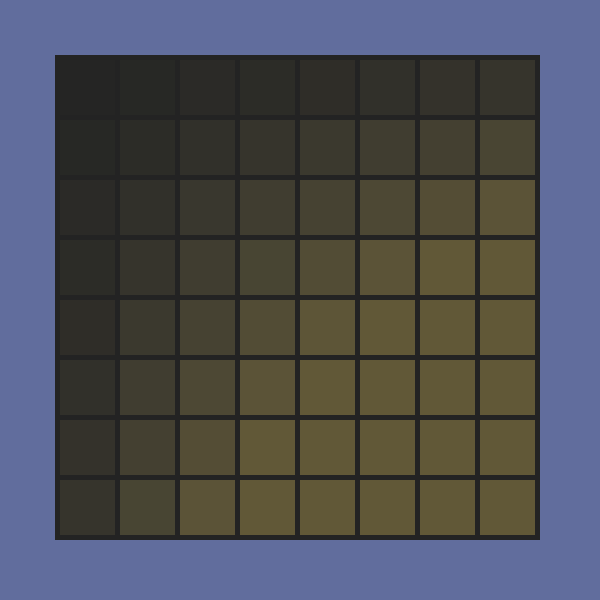
Frame 1 (no input)
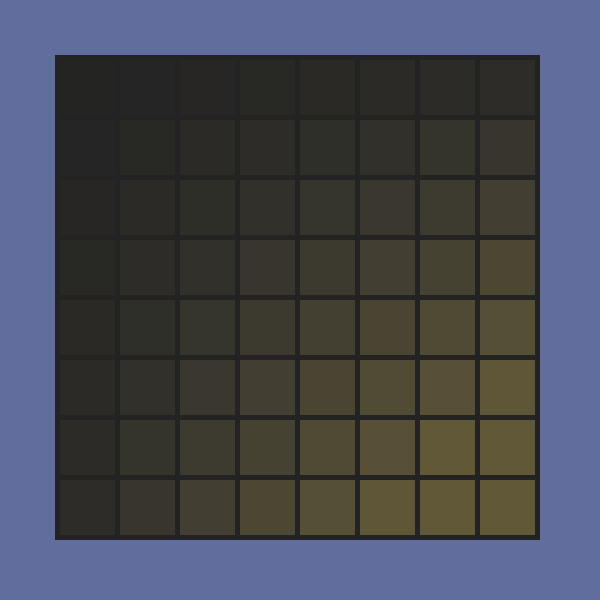
Frame 60 (the mouse pressed at the canvas centre just before this capture)
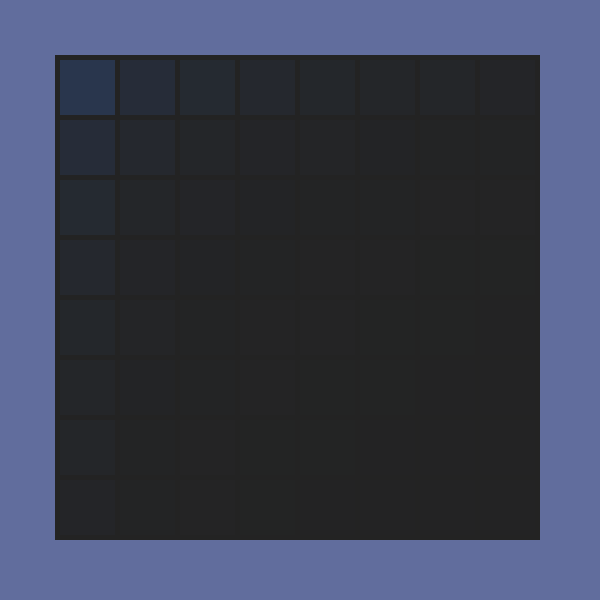
Frame 120 (the mouse held since frame 60 and released just before this capture)

The Processing sketch that drew these frames (run headless with seeded random() and noise(); from frame 60 on, the mouse is pressed at the canvas centre):

// Processing sketch: processing_38461
// ── processing_38461.pde

//I would have liked to have put this in an array so I could
//have more than it flipping between just the blue and the red.
//When I would put it in an array only the first case would display
//and the rest would not. The sine fucntions in my alpha value
//would not work either so...

float amp;
float perX;
float opac;
//variables for the sine function that controls the alpha value
//of my for loop

void setup() 
{
  smooth();
  size (600, 600);
  background(97, 109, 157);
  frameRate(10);
}

void draw()
{ 
  noStroke();
  fill(35);
  rect(55, 55, 485, 485);

  int gridX = (width/10); 
  int gridY = (height/10);
  for (int x = 3/2; x < 9; x++) {
    for (int y = 3/2; y < 9; y++) {
      //if x is 1.5 as long as x is less than 9 then add 1 to it
      //same goes for y
      //this is multiplied by a tenth of the width or height

      amp = 200;
      perX = 2 * .002;
      opac = width/2 + amp * (sin(millis() * perX));
      //Eric Mackie helped me with the opac(opacity) variable
      //the center of the sine wave is at 300 or width/2
      //amp is 200 so that is does not exceed my for loop(?)
      //millis * perX makes the sine wave small so that it goes
      //from the corner, out and back.
      
      
      fill(55, 97, 178, (opac/50) * x * y/9);
      if (mousePressed) {
        fill(55, 97, 178, (opac/50) * 6/x * 6/y);
        //reverses where sine starts
      }
      if ((second()*5)%6<3) {
        //changes the fill every 3 seconds
        fill(178, 55, 97, (opac/50) * x * y/9);
        //blue
        if (mousePressed) {
          fill(178, 55, 97, (opac/50) * 6/x * 6/y);
          //red
          //reverses where sine starts
        }
      }
      rect(gridX*x, gridY*y, 55, 55);
    }
  }
  for (int x = 3/2; x < 9; x++) {
    for (int y = 3/2; y < 9; y++) {
      fill(97, 88, 55, ((opac/50) * x * y) - mouseY);
      //yellow
      //yellow will not exceed where the mouse is on the y-axis
      rect(gridX*x, gridY*y, 55, 55);
    }
  }
}
